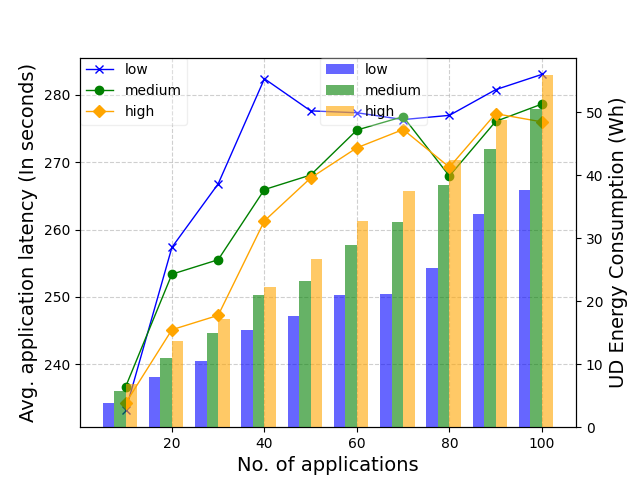

This chart was generated by the following Python code:
import matplotlib.pyplot as plt
import numpy as np

# Data
x_axis = [10,20,30,40,50,60,70,80,90,100]

low_latency = [233.141, 257.36, 266.785, 282.40, 277.627, 277.3488,276.334, 276.962, 280.775, 283.044] #271.17768
medium_latency =  [236.669, 253.37, 255.52, 265.94, 268.1, 274.78, 276.77, 267.95, 276.06, 278.64] #265.3799
high_latency = [234.225, 245.1214, 247.259, 261.286, 267.663, 272.146, 274.859, 269.265, 277.21, 275.993] #262.50274

low_energy = [3.8278, 7.9573, 10.4962, 15.44, 17.5864, 21.0574, 21.0855, 25.2139, 33.7834, 37.631] #19.40789
medium_energy = [5.69, 10.98, 15.02, 21.05, 23.23, 28.99, 32.55, 38.39, 44.09, 50.50]  #27.049
high_energy = [6.784, 13.71, 17.2276, 22.3378, 26.6793, 32.7691, 37.5592, 42.478, 48.763, 55.885] #30.4193:

# Create figure and axis
#fig, ax1 = plt.subplots(figsize=(9, 5))
fig, ax1 = plt.subplots()

# Colors & Markers
colors = ['b', 'orange', 'green']
markers = ['x', 'o', 'D']
labels = ['low', 'medium', 'high']

# Plot Latency as Line Graph
ax1.plot(x_axis, low_latency, marker='x', linestyle='-', label='low', linewidth=1, color='b')
ax1.plot(x_axis, medium_latency, marker='o', linestyle='-', label='medium', linewidth=1, color='green')
ax1.plot(x_axis, high_latency, marker='D', linestyle='-', label='high', linewidth=1, color='orange')

# Labels & Title
ax1.set_xlabel("No. of applications", fontsize=14)
ax1.set_ylabel("Avg. application latency (In seconds)", fontsize=14)
ax1.tick_params(axis="y", labelcolor="black")

# Create Secondary Y-Axis for Energy (Bar Graph)
ax2 = ax1.twinx()

# Width for bar offset
bar_width = 2.5  # Adjust for spacing
x_ticks = np.array(x_axis)  # Convert to NumPy array for manipulation

# Plot Energy as Bar Chart
ax2.bar(x_ticks - bar_width * 1.5, low_energy, width=bar_width, color='b', alpha=0.6, label='low')
ax2.bar(x_ticks - bar_width * 0.5, medium_energy, width=bar_width, color='green', alpha=0.6, label='medium')
ax2.bar(x_ticks + bar_width * 0.5, high_energy, width=bar_width, color='orange', alpha=0.6, label='high')

ax2.set_ylabel("UD Energy Consumption (Wh)", fontsize=14)
ax2.tick_params(axis="y", labelcolor="black")

# Legends (Combining for both graphs)
ax1.legend(loc="upper left", fontsize=10, borderaxespad=0, framealpha=0.3)
ax2.legend(loc="upper right", fontsize=10, borderaxespad=0, framealpha=0.3, bbox_to_anchor=(0.7, 1))

# Grid & Show
ax1.grid(True, linestyle="--", alpha=0.6)
plt.savefig('low_medium_high_line_bar_latency_energy.png')
plt.show()
